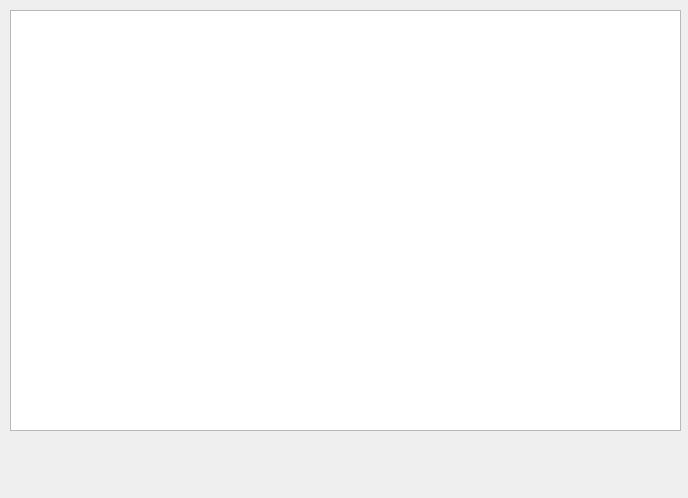
<?xml version="1.0" encoding="UTF-8"?>
<ui version="4.0">
 <class>Form</class>
 <widget class="QWidget" name="Form">
  <property name="geometry">
   <rect>
    <x>0</x>
    <y>0</y>
    <width>688</width>
    <height>498</height>
   </rect>
  </property>
  <property name="windowTitle">
   <string>Form</string>
  </property>
  <widget class="QTableWidget" name="table">
   <property name="geometry">
    <rect>
     <x>10</x>
     <y>10</y>
     <width>671</width>
     <height>421</height>
    </rect>
   </property>
  </widget>
 </widget>
 <resources/>
 <connections/>
</ui>
